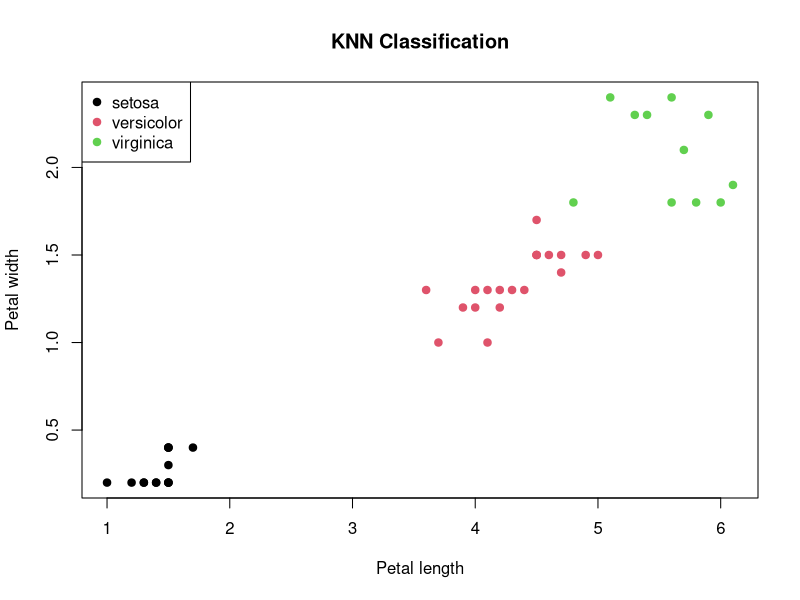

Recreate this plot in R.
# 1. Load packages and dataset
library(class)
library(caret)

data <- iris
head(data)

# 2. Split into 70% training and #30% testing
set.seed(23)

train_index <- sample(
  1:nrow(data),
  size = floor(0.70 * nrow(data))
)

train_data <- data[train_index, ]
test_data <- data[-train_index, ]

# 3. Predict test classes using the four measurement columns
predicted <- knn(
  train = train_data[, 1:4],
  test = test_data[, 1:4],
  cl = train_data$Species,
  k = 5
)

# 4. Confusion matrix
cm <- confusionMatrix(
  data = predicted,
  reference = test_data$Species
)

print(cm$table)

# 5. Accuracy and precision for each species
print(cm$overall["Accuracy"])
print(cm$byClass[, "Pos Pred Value"])

# 6. Create a new flower
new_flower <- data.frame(
  Sepal.Length = 5.1,
  Sepal.Width = 3.5,
  Petal.Length = 1.4,
  Petal.Width = 0.2
)

# 7. Predict the new flower's species
knn(
  train = train_data[, 1:4],
  test = new_flower,
  cl = train_data$Species,
  k = 5
)

# 8. Plot test flowers using predicted species colours
plot(test_data$Petal.Length, test_data$Petal.Width,
     col = as.integer(predicted),
     pch = 19,
     xlab = "Petal length",
     ylab = "Petal width",
     main = "KNN Classification")

legend("topleft",
       legend = levels(data$Species),
       col = 1:3,
       pch = 19)
